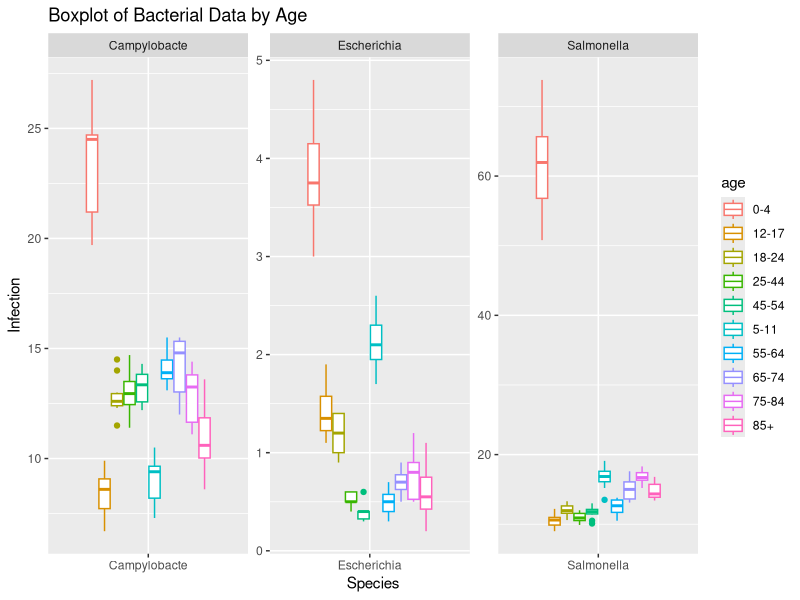
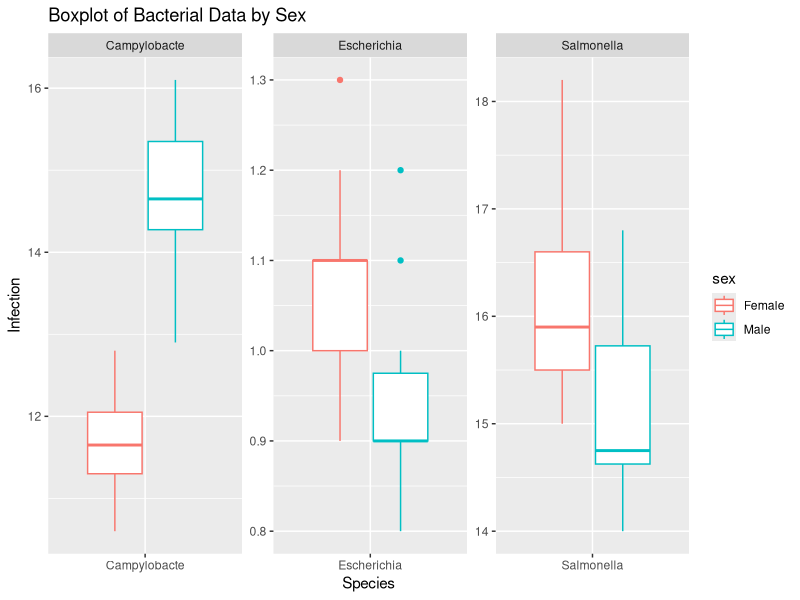

These figures' R source, in order:
## ---- chunk 1
library(tidyverse)
library(ggplot2)
library(kableExtra)
## ---- chunk 2
# read the CSV file into R
Campylobacte<-read.csv("FS-1.1-data.csv",header = TRUE)
# Delete all the note information in the initial file
Campylobacte<-Campylobacte[2:20,]
# dealing with missing value and lots of "0" in initial data set
Campylobacte[Campylobacte == ""] <- NA
Campylobacte[Campylobacte == "0"] <- NA
all_na <- function(x) any(!is.na(x))
Campylobacte<-Campylobacte%>% select_if(all_na)
# remove Geography information,since they are all the same
Campylobacte<-Campylobacte[,-2]
## ---- chunk 3
# By Sex
Campylobacte.sex <- Campylobacte[3:4,]
# Transform columns into rows and rows into columns
Campylobacte.sex <-t(Campylobacte.sex)
female<-c(as.numeric(Campylobacte.sex[2:11,2]))
male<-c(as.numeric(Campylobacte.sex[2:11,1]))
Campylobacte.sex<-as.data.frame(c(female,male))
Campylobacte.sex$sex<-(c(rep("Female",10),rep("Male",10)))
# Sex is a binary variable
Campylobacte.sex$sex<-as.factor(Campylobacte.sex$sex)
Campylobacte.sex$year<-c(rep(seq(2008,2017),2))
names(Campylobacte.sex)[1] <- "Infection"
Campylobacte.sex$Species<-"Campylobacte"
# By Age
Campylobacte.age <- Campylobacte[-(1:5),]
Campylobacte.age <- Campylobacte.age[-(c(1,5,8,11)),]
# Transform columns into rows and rows into columns
age<-t(Campylobacte.age )
Campylobacte.age<-as.data.frame(c(c(as.numeric(age[2:11,1])),c(as.numeric(age[2:11,2])),c(as.numeric(age[2:11,3])),c(as.numeric(age[2:11,4])),c(as.numeric(age[2:11,5])),c(as.numeric(age[2:11,6])),c(as.numeric(age[2:11,7])),c(as.numeric(age[2:11,8])),c(as.numeric(age[2:11,9])),c(as.numeric(age[2:11,10]))))
names(Campylobacte.age)[1] <- "Infection"
Campylobacte.age$age<-(c(rep("0-4",10),rep("5-11",10),rep("12-17",10),rep("18-24",10),rep("25-44",10),rep("45-54",10),rep("55-64",10),rep("65-74",10),rep("75-84",10),rep("85+",10)))
# Age group is a factor with 10 levels
Campylobacte.age$age<-as.factor(Campylobacte.age$age)
Campylobacte.age$year<-c(rep(seq(2008,2017),10))
Campylobacte.age$Species<-"Campylobacte"
## ---- chunk 4
# read the CSV file into R
Escherichia<-read.csv("FS-1.2-data.csv",header = TRUE)
# Delete all the note information in the initial file
Escherichia<-Escherichia[2:20,]
# dealing with missing value and lots of "0" in initial data set
Escherichia[Escherichia == ""] <- NA
Escherichia[Escherichia == "0"] <- NA
all_na <- function(x) any(!is.na(x))
Escherichia<-Escherichia%>% select_if(all_na)
# remove Geography information,since they are all the same
Escherichia<-Escherichia[,-2]
## ---- chunk 5
# By Sex
Escherichia.sex <- Escherichia[3:4,]
# Transform columns into rows and rows into columns
Escherichia.sex <-t(Escherichia.sex)
female<-c(as.numeric(Escherichia.sex[2:11,2]))
male<-c(as.numeric(Escherichia.sex[2:11,1]))
Escherichia.sex<-as.data.frame(c(female,male))
Escherichia.sex$sex<-(c(rep("Female",10),rep("Male",10)))
# Sex is a binary variable
Escherichia.sex$sex<-as.factor(Escherichia.sex$sex)
Escherichia.sex$year<-c(rep(seq(2008,2017),2))
names(Escherichia.sex)[1] <- "Infection"
Escherichia.sex$Species<-"Escherichia"
# By Age
Escherichia.age <- Escherichia[-(1:5),]
Escherichia.age <- Escherichia.age[-(c(1,5,8,11)),]
# Transform columns into rows and rows into columns
age<-t(Escherichia.age )
Escherichia.age<-as.data.frame(c(c(as.numeric(age[2:11,1])),c(as.numeric(age[2:11,2])),c(as.numeric(age[2:11,3])),c(as.numeric(age[2:11,4])),c(as.numeric(age[2:11,5])),c(as.numeric(age[2:11,6])),c(as.numeric(age[2:11,7])),c(as.numeric(age[2:11,8])),c(as.numeric(age[2:11,9])),c(as.numeric(age[2:11,10]))))
names(Escherichia.age)[1] <- "Infection"
Escherichia.age$age<-(c(rep("0-4",10),rep("5-11",10),rep("12-17",10),rep("18-24",10),rep("25-44",10),rep("45-54",10),rep("55-64",10),rep("65-74",10),rep("75-84",10),rep("85+",10)))
# Age group is a factor with 10 levels
Escherichia.age$age<-as.factor(Escherichia.age$age)
Escherichia.age$year<-c(rep(seq(2008,2017),10))
Escherichia.age$Species<-"Escherichia"
## ---- chunk 6
# read the CSV file into R
Salmonella<-read.csv("FS-1.4-data.csv",header = TRUE)
# Delete all the note information in the initial file
Salmonella<-Salmonella[2:20,]
# dealing with missing value and lots of "0" in initial data set
Salmonella[Salmonella == ""] <- NA
Salmonella[Salmonella == "0"] <- NA
all_na <- function(x) any(!is.na(x))
Salmonella<-Salmonella%>% select_if(all_na)
# remove Geography information,since they are all the same
Salmonella<-Salmonella[,-2]
## ---- chunk 7
# By Sex
Salmonella.sex <- Salmonella[3:4,]
# Transform columns into rows and rows into columns
Salmonella.sex <-t(Salmonella.sex)
female<-c(as.numeric(Salmonella.sex[2:11,2]))
male<-c(as.numeric(Salmonella.sex[2:11,1]))
Salmonella.sex<-as.data.frame(c(female,male))
Salmonella.sex$sex<-(c(rep("Female",10),rep("Male",10)))
# Sex is a binary variable
Salmonella.sex$sex<-as.factor(Salmonella.sex$sex)
Salmonella.sex$year<-c(rep(seq(2008,2017),2))
names(Salmonella.sex)[1] <- "Infection"
Salmonella.sex$Species<-"Salmonella"
# By Age
Salmonella.age <- Salmonella[-(1:5),]
Salmonella.age <- Salmonella.age[-(c(1,5,8,11)),]
# Transform columns into rows and rows into columns
age<-t(Salmonella.age )
Salmonella.age<-as.data.frame(c(c(as.numeric(age[2:11,1])),c(as.numeric(age[2:11,2])),c(as.numeric(age[2:11,3])),c(as.numeric(age[2:11,4])),c(as.numeric(age[2:11,5])),c(as.numeric(age[2:11,6])),c(as.numeric(age[2:11,7])),c(as.numeric(age[2:11,8])),c(as.numeric(age[2:11,9])),c(as.numeric(age[2:11,10]))))
names(Salmonella.age)[1] <- "Infection"
Salmonella.age$age<-(c(rep("0-4",10),rep("5-11",10),rep("12-17",10),rep("18-24",10),rep("25-44",10),rep("45-54",10),rep("55-64",10),rep("65-74",10),rep("75-84",10),rep("85+",10)))
# Age group is a factor with 10 levels
Salmonella.age$age<-as.factor(Salmonella.age$age)
Salmonella.age$year<-c(rep(seq(2008,2017),10))
Salmonella.age$Species<-"Salmonella"
## ---- chunk 8
Bacterial.sex=rbind(Campylobacte.sex,Escherichia.sex,Salmonella.sex)
kable(head(Bacterial.sex,25))%>%kable_styling()
write.csv(Bacterial.sex,"Bacterial_sex.csv", row.names = FALSE)
## ---- chunk 9
Bacterial.age=rbind(Campylobacte.age,Escherichia.age,Salmonella.age)
kable(head(Bacterial.age,25))%>%kable_styling()
write.csv(Bacterial.age,"Bacterial_age.csv", row.names = FALSE)
## ---- chunk 10
Bacterial.age%>%
  ggplot(aes(x=Species, y=Infection, color=age)) +
  geom_boxplot()+
  ggtitle("Boxplot of Bacterial Data by Age")+
  facet_wrap(~Species, scale="free")


Bacterial.sex%>%
  ggplot(aes(x=Species, y=Infection, color=sex)) +
  geom_boxplot()+
  ggtitle("Boxplot of Bacterial Data by Sex")+
  facet_wrap(~Species, scale="free")
